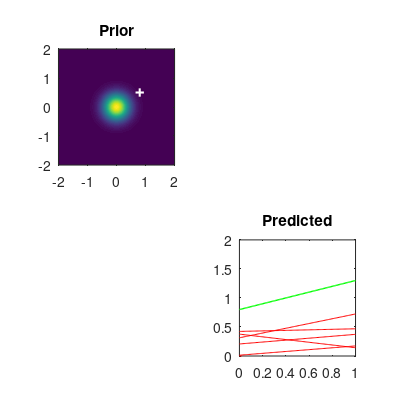
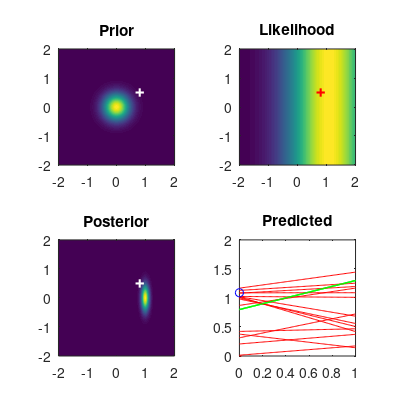
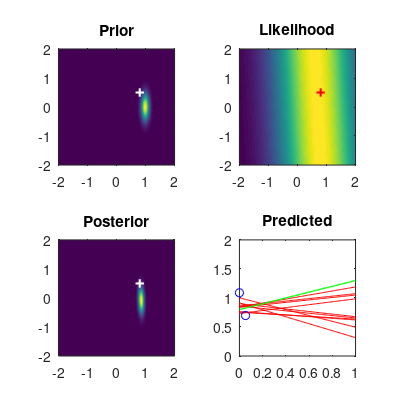
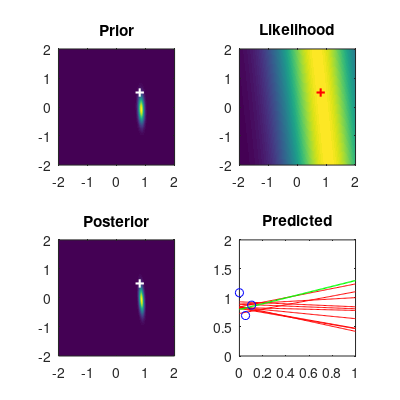

The MATLAB source for these figures, in order:
clear; close all;
%% dataset
ns = 20; 
x = linspace(0,1,ns)';
%y = @(x) sin(2*pi*x);
w2 = 0.5; w1 = 0.8;
y = @(x) w2*x + w1;
e = .2*randn(size(x));
t = y(x) + e;
gaussmf = @(x,params) (exp(-(x-params(2)).^2/(2*params(1))));

style = ['scale=0.075\linewidth,'...
                       'legend style={nodes={scale=0.5, transform shape}},',...
                       ];                  
%% prior
M = 2;
alpha = .1;
beta = 1/.01;

MuPrior = zeros(1,M)'; SigmaPrior = alpha\eye(M);

phi = @(x)(bsxfun(@power,x,0:M-1)); % Phi function
phix = phi(x); % design matrix
%f1 = figure('units','normalized','outerposition',[0 0 1 1]);% f2 = figure('Position',[501 100 500 400]);
f1 = figure;% f2 = figure('Position',[501 100 500 400]);
pbaspect([1 1 1]);
%f3 = figure;


for i=1:length(t)
    clf;
    if i == 1
        x1 = -2:.005:2; x2 = x1;
        [X1,X2] = meshgrid(x1,x2);
        F = mvnpdf([X1(:) X2(:)],MuPrior',inv(SigmaPrior));
        F = reshape(F,length(x2),length(x1));
        %figure(f2); clf;
        subplot(2,2,1); imagesc(x1,x2,F);set(gca,'YDir','normal'); hold on; plot(w1,w2,'w+','LineWidth',1.5);
        W = mvnrnd(MuPrior',inv(SigmaPrior),10); pbaspect([1 1 1]); title('Prior'); 
        
        xx = linspace(0,1,100);
        yt = W(:,2)*xx + W(:,1);
        %figure(f1); clf;
        subplot(2,2,4); plot(xx,yt,'r'); hold on; plot(xx,y(xx),'g','LineWidth',1); title('Predicted'); xlim([0 1]); ylim([0 2]);
        pbaspect([1 1 1]); pause;
        set(gcf,'Units','inches');
        screenposition = get(gcf,'Position');
        set(gcf,...
            'PaperPosition',2*[0 0 2 2],...
            'PaperSize',2*[2 2]);
        print([mfilename,'/',mfilename,'_','frame_',num2str(0)],'-dpdf');
    end
    
    if i ~= 1
        F = mvnpdf([X1(:) X2(:)],MuPost',inv(SigmaPost));
        F = reshape(F,length(x2),length(x1));
        %figure(f2); clf;
        subplot(2,2,1); imagesc(x1,x2,F); set(gca,'YDir','normal'); hold on; plot(w1,w2,'w+','LineWidth',1.5);
        pbaspect([1 1 1]);title('Prior');
        %figure(f3); clf;
    end
    
    SigmaPost = SigmaPrior + beta*(phix(1:i,:)'*phix(1:i,:));
    MuPost = SigmaPost\(SigmaPrior\MuPrior + beta*phix(1:i,:)'*t(1:i));
    MuPrior = MuPost;

    W = mvnrnd(MuPost',inv(SigmaPost),10);
    
    xx = linspace(0,1,100);
    yt = W(:,2)*xx + W(:,1);
    %figure(f1); clf;
    subplot(2,2,4); plot(xx,yt,'r'); hold on; plot(xx,y(xx),'g','LineWidth',1); hold on; plot(x(1:i),t(1:i),'bo'); xlim([0 1]); ylim([0 2]);
    pbaspect([1 1 1]); title('Predicted');
    
    F = mvnpdf([X1(:) X2(:)],MuPost',inv(SigmaPost));
    F = reshape(F,length(x2),length(x1));
    %figure(f2); clf;
    subplot(2,2,3); imagesc(x1,x2,F); set(gca,'YDir','normal'); hold on; plot(w1,w2,'w+','LineWidth',1.5); 
    pbaspect([1 1 1]);title('Posterior');
    %figure(f3); clf; 
    
    lkhd = [X1(:) X2(:)]*phix(i,:)'; lkhd = (sqrt(2*pi)*beta)\gaussmf(lkhd(:),[1 t(i)]);
    lkhd = reshape(lkhd,length(x2),length(x1));
    subplot(2,2,2); imagesc(x1,x2,lkhd); set(gca,'YDir','normal'); hold on; plot(w1,w2,'r+','LineWidth',1.5);
    pbaspect([1 1 1]); title('Likelihood'); %pause(0.5);
    
    if i == 1
        %pause;
    end
%     matlab2tikz([mfilename,'/',mfilename,'_','frame_',num2str(i),'.tex'],'width','0.075\linewidth',...
%         'showInfo', false,'extraaxisoptions', style);
    set(gcf,'Units','inches');
    screenposition = get(gcf,'Position');
    set(gcf,...
        'PaperPosition',2*[0 0 2 2],...
        'PaperSize',2*[2 2]);
    print([mfilename,'/',mfilename,'_','frame_',num2str(i)],'-dpdf');
end
